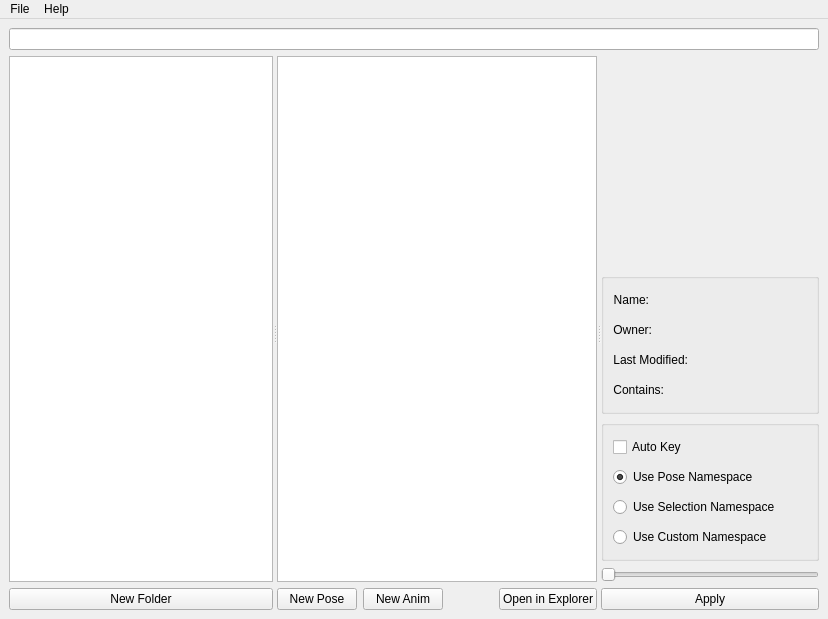
<?xml version="1.0" encoding="UTF-8"?>
<ui version="4.0">
 <class>MainWindow</class>
 <widget class="QMainWindow" name="MainWindow">
  <property name="geometry">
   <rect>
    <x>0</x>
    <y>0</y>
    <width>828</width>
    <height>619</height>
   </rect>
  </property>
  <property name="windowTitle">
   <string>Ez Pose Library</string>
  </property>
  <widget class="QWidget" name="centralwidget">
   <layout class="QVBoxLayout" name="verticalLayout_3">
    <item>
     <layout class="QHBoxLayout" name="pathLayout">
      <item>
       <widget class="QLineEdit" name="pathLineEdit"/>
      </item>
     </layout>
    </item>
    <item>
     <widget class="QSplitter" name="centralSplitter">
      <property name="sizePolicy">
       <sizepolicy hsizetype="Expanding" vsizetype="Expanding">
        <horstretch>0</horstretch>
        <verstretch>0</verstretch>
       </sizepolicy>
      </property>
      <property name="orientation">
       <enum>Qt::Horizontal</enum>
      </property>
      <widget class="QWidget" name="verticalLayoutWidget_3">
       <layout class="QVBoxLayout" name="directoryLayout">
        <item>
         <widget class="QTreeView" name="directoryTreeView">
          <property name="alternatingRowColors">
           <bool>true</bool>
          </property>
          <property name="uniformRowHeights">
           <bool>true</bool>
          </property>
          <property name="animated">
           <bool>true</bool>
          </property>
         </widget>
        </item>
        <item>
         <widget class="QPushButton" name="newFolderPushButton">
          <property name="text">
           <string>New Folder</string>
          </property>
         </widget>
        </item>
       </layout>
      </widget>
      <widget class="QWidget" name="verticalLayoutWidget_2">
       <layout class="QVBoxLayout" name="fileLayout">
        <item>
         <widget class="QListView" name="fileListView">
          <property name="horizontalScrollBarPolicy">
           <enum>Qt::ScrollBarAlwaysOff</enum>
          </property>
          <property name="alternatingRowColors">
           <bool>false</bool>
          </property>
          <property name="verticalScrollMode">
           <enum>QAbstractItemView::ScrollPerPixel</enum>
          </property>
          <property name="horizontalScrollMode">
           <enum>QAbstractItemView::ScrollPerPixel</enum>
          </property>
          <property name="movement">
           <enum>QListView::Static</enum>
          </property>
          <property name="isWrapping" stdset="0">
           <bool>true</bool>
          </property>
          <property name="resizeMode">
           <enum>QListView::Adjust</enum>
          </property>
          <property name="layoutMode">
           <enum>QListView::Batched</enum>
          </property>
          <property name="gridSize">
           <size>
            <width>64</width>
            <height>64</height>
           </size>
          </property>
          <property name="viewMode">
           <enum>QListView::IconMode</enum>
          </property>
          <property name="uniformItemSizes">
           <bool>true</bool>
          </property>
          <property name="wordWrap">
           <bool>true</bool>
          </property>
         </widget>
        </item>
        <item>
         <layout class="QHBoxLayout" name="fileButtonLayout">
          <item>
           <widget class="QPushButton" name="newPosePushButton">
            <property name="text">
             <string>New Pose</string>
            </property>
           </widget>
          </item>
          <item>
           <widget class="QPushButton" name="newAnimPushButton">
            <property name="text">
             <string>New Anim</string>
            </property>
           </widget>
          </item>
          <item>
           <spacer name="horizontalSpacer">
            <property name="orientation">
             <enum>Qt::Horizontal</enum>
            </property>
            <property name="sizeHint" stdset="0">
             <size>
              <width>40</width>
              <height>20</height>
             </size>
            </property>
           </spacer>
          </item>
          <item>
           <widget class="QPushButton" name="openInExplorerPushButton">
            <property name="text">
             <string>Open in Explorer</string>
            </property>
           </widget>
          </item>
         </layout>
        </item>
       </layout>
      </widget>
      <widget class="QWidget" name="verticalLayoutWidget">
       <layout class="QVBoxLayout" name="interopLayout">
        <item>
         <layout class="QVBoxLayout" name="thumbnailLayout">
          <item>
           <widget class="QLabel" name="thumbnailLabel">
            <property name="sizePolicy">
             <sizepolicy hsizetype="Expanding" vsizetype="Expanding">
              <horstretch>0</horstretch>
              <verstretch>0</verstretch>
             </sizepolicy>
            </property>
            <property name="text">
             <string/>
            </property>
            <property name="scaledContents">
             <bool>true</bool>
            </property>
           </widget>
          </item>
         </layout>
        </item>
        <item>
         <widget class="QGroupBox" name="detailsWidget">
          <property name="sizePolicy">
           <sizepolicy hsizetype="Expanding" vsizetype="Minimum">
            <horstretch>0</horstretch>
            <verstretch>0</verstretch>
           </sizepolicy>
          </property>
          <layout class="QFormLayout" name="detailsLayout">
           <property name="sizeConstraint">
            <enum>QLayout::SetDefaultConstraint</enum>
           </property>
           <item row="0" column="0">
            <widget class="QLabel" name="nameLabel">
             <property name="minimumSize">
              <size>
               <width>0</width>
               <height>24</height>
              </size>
             </property>
             <property name="maximumSize">
              <size>
               <width>16777215</width>
               <height>24</height>
              </size>
             </property>
             <property name="text">
              <string>Name:</string>
             </property>
             <property name="alignment">
              <set>Qt::AlignRight|Qt::AlignTrailing|Qt::AlignVCenter</set>
             </property>
            </widget>
           </item>
           <item row="0" column="1">
            <widget class="QLineEdit" name="nameLineEdit">
             <property name="minimumSize">
              <size>
               <width>0</width>
               <height>24</height>
              </size>
             </property>
             <property name="maximumSize">
              <size>
               <width>16777215</width>
               <height>24</height>
              </size>
             </property>
             <property name="styleSheet">
              <string notr="true">background-color: rgba(0, 0, 0, 0);
border: none;
qproperty-frame: false; 
</string>
             </property>
             <property name="frame">
              <bool>false</bool>
             </property>
             <property name="readOnly">
              <bool>true</bool>
             </property>
            </widget>
           </item>
           <item row="1" column="0">
            <widget class="QLabel" name="ownerLabel">
             <property name="minimumSize">
              <size>
               <width>0</width>
               <height>24</height>
              </size>
             </property>
             <property name="maximumSize">
              <size>
               <width>16777215</width>
               <height>24</height>
              </size>
             </property>
             <property name="text">
              <string>Owner:</string>
             </property>
             <property name="alignment">
              <set>Qt::AlignRight|Qt::AlignTrailing|Qt::AlignVCenter</set>
             </property>
            </widget>
           </item>
           <item row="2" column="0">
            <widget class="QLabel" name="lastModifiedLabel">
             <property name="minimumSize">
              <size>
               <width>0</width>
               <height>24</height>
              </size>
             </property>
             <property name="maximumSize">
              <size>
               <width>16777215</width>
               <height>24</height>
              </size>
             </property>
             <property name="text">
              <string>Last Modified:</string>
             </property>
             <property name="alignment">
              <set>Qt::AlignRight|Qt::AlignTrailing|Qt::AlignVCenter</set>
             </property>
            </widget>
           </item>
           <item row="3" column="0">
            <widget class="QLabel" name="containLabel">
             <property name="minimumSize">
              <size>
               <width>0</width>
               <height>24</height>
              </size>
             </property>
             <property name="maximumSize">
              <size>
               <width>16777215</width>
               <height>24</height>
              </size>
             </property>
             <property name="text">
              <string>Contains:</string>
             </property>
             <property name="alignment">
              <set>Qt::AlignRight|Qt::AlignTrailing|Qt::AlignVCenter</set>
             </property>
            </widget>
           </item>
           <item row="1" column="1">
            <widget class="QLineEdit" name="ownerLineEdit">
             <property name="minimumSize">
              <size>
               <width>0</width>
               <height>24</height>
              </size>
             </property>
             <property name="maximumSize">
              <size>
               <width>16777215</width>
               <height>24</height>
              </size>
             </property>
             <property name="styleSheet">
              <string notr="true">background-color: rgba(0, 0, 0, 0);
border: none;
qproperty-frame: false; 
</string>
             </property>
             <property name="frame">
              <bool>false</bool>
             </property>
             <property name="readOnly">
              <bool>true</bool>
             </property>
            </widget>
           </item>
           <item row="2" column="1">
            <widget class="QLineEdit" name="lastModifiedLineEdit">
             <property name="minimumSize">
              <size>
               <width>0</width>
               <height>24</height>
              </size>
             </property>
             <property name="maximumSize">
              <size>
               <width>16777215</width>
               <height>24</height>
              </size>
             </property>
             <property name="styleSheet">
              <string notr="true">background-color: rgba(0, 0, 0, 0);
border: none;
qproperty-frame: false; 
</string>
             </property>
             <property name="frame">
              <bool>false</bool>
             </property>
             <property name="readOnly">
              <bool>true</bool>
             </property>
            </widget>
           </item>
           <item row="3" column="1">
            <widget class="QLineEdit" name="containsLineEdit">
             <property name="minimumSize">
              <size>
               <width>0</width>
               <height>24</height>
              </size>
             </property>
             <property name="maximumSize">
              <size>
               <width>16777215</width>
               <height>24</height>
              </size>
             </property>
             <property name="styleSheet">
              <string notr="true">background-color: rgba(0, 0, 0, 0);
border: none;
qproperty-frame: false; 
</string>
             </property>
             <property name="frame">
              <bool>false</bool>
             </property>
             <property name="readOnly">
              <bool>true</bool>
             </property>
            </widget>
           </item>
          </layout>
         </widget>
        </item>
        <item>
         <widget class="QGroupBox" name="optionsWidget">
          <property name="sizePolicy">
           <sizepolicy hsizetype="Expanding" vsizetype="Minimum">
            <horstretch>0</horstretch>
            <verstretch>0</verstretch>
           </sizepolicy>
          </property>
          <layout class="QVBoxLayout" name="optionsLayout">
           <item>
            <widget class="QCheckBox" name="autoKeyCheckBox">
             <property name="minimumSize">
              <size>
               <width>0</width>
               <height>24</height>
              </size>
             </property>
             <property name="maximumSize">
              <size>
               <width>16777215</width>
               <height>24</height>
              </size>
             </property>
             <property name="text">
              <string>Auto Key</string>
             </property>
            </widget>
           </item>
           <item>
            <widget class="QRadioButton" name="usePoseNamespaceRadioButton">
             <property name="minimumSize">
              <size>
               <width>0</width>
               <height>24</height>
              </size>
             </property>
             <property name="maximumSize">
              <size>
               <width>16777215</width>
               <height>24</height>
              </size>
             </property>
             <property name="text">
              <string>Use Pose Namespace</string>
             </property>
             <property name="checked">
              <bool>true</bool>
             </property>
            </widget>
           </item>
           <item>
            <widget class="QRadioButton" name="useSelectionNamespaceRadioButton">
             <property name="minimumSize">
              <size>
               <width>0</width>
               <height>24</height>
              </size>
             </property>
             <property name="maximumSize">
              <size>
               <width>16777215</width>
               <height>24</height>
              </size>
             </property>
             <property name="text">
              <string>Use Selection Namespace</string>
             </property>
            </widget>
           </item>
           <item>
            <widget class="QRadioButton" name="useCustomNamespaceRadioButton">
             <property name="minimumSize">
              <size>
               <width>0</width>
               <height>24</height>
              </size>
             </property>
             <property name="maximumSize">
              <size>
               <width>16777215</width>
               <height>24</height>
              </size>
             </property>
             <property name="text">
              <string>Use Custom Namespace</string>
             </property>
            </widget>
           </item>
          </layout>
         </widget>
        </item>
        <item>
         <widget class="QSlider" name="horizontalSlider">
          <property name="orientation">
           <enum>Qt::Horizontal</enum>
          </property>
         </widget>
        </item>
        <item>
         <widget class="QPushButton" name="applyPushButton">
          <property name="maximumSize">
           <size>
            <width>16777215</width>
            <height>24</height>
           </size>
          </property>
          <property name="text">
           <string>Apply</string>
          </property>
         </widget>
        </item>
       </layout>
      </widget>
     </widget>
    </item>
   </layout>
  </widget>
  <widget class="QMenuBar" name="menubar">
   <property name="geometry">
    <rect>
     <x>0</x>
     <y>0</y>
     <width>828</width>
     <height>21</height>
    </rect>
   </property>
   <widget class="QMenu" name="fileMenu">
    <property name="title">
     <string>File</string>
    </property>
    <addaction name="setProjectFolderAction"/>
   </widget>
   <widget class="QMenu" name="helpMenu">
    <property name="title">
     <string>Help</string>
    </property>
    <addaction name="usingEzPoseLibraryAction"/>
   </widget>
   <addaction name="fileMenu"/>
   <addaction name="helpMenu"/>
  </widget>
  <action name="usingEzPoseLibraryAction">
   <property name="text">
    <string>Using Ez Pose Library</string>
   </property>
  </action>
  <action name="setProjectFolderAction">
   <property name="text">
    <string>Set Project Folder</string>
   </property>
  </action>
 </widget>
 <resources/>
 <connections/>
</ui>
